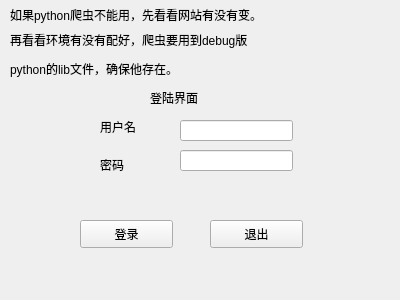
<?xml version="1.0" encoding="UTF-8"?>
<ui version="4.0">
 <class>page_login</class>
 <widget class="QWidget" name="page_login">
  <property name="geometry">
   <rect>
    <x>0</x>
    <y>0</y>
    <width>400</width>
    <height>300</height>
   </rect>
  </property>
  <property name="windowTitle">
   <string>Form</string>
  </property>
  <widget class="QPushButton" name="btn_login">
   <property name="geometry">
    <rect>
     <x>80</x>
     <y>220</y>
     <width>93</width>
     <height>28</height>
    </rect>
   </property>
   <property name="text">
    <string>登录</string>
   </property>
  </widget>
  <widget class="QPushButton" name="btn_exit">
   <property name="geometry">
    <rect>
     <x>210</x>
     <y>220</y>
     <width>93</width>
     <height>28</height>
    </rect>
   </property>
   <property name="text">
    <string>退出</string>
   </property>
  </widget>
  <widget class="QLabel" name="label_3">
   <property name="geometry">
    <rect>
     <x>150</x>
     <y>90</y>
     <width>72</width>
     <height>15</height>
    </rect>
   </property>
   <property name="text">
    <string>登陆界面</string>
   </property>
  </widget>
  <widget class="QLineEdit" name="le_user">
   <property name="geometry">
    <rect>
     <x>180</x>
     <y>120</y>
     <width>113</width>
     <height>21</height>
    </rect>
   </property>
  </widget>
  <widget class="QLineEdit" name="le_password">
   <property name="geometry">
    <rect>
     <x>180</x>
     <y>150</y>
     <width>113</width>
     <height>21</height>
    </rect>
   </property>
   <property name="echoMode">
    <enum>QLineEdit::Password</enum>
   </property>
  </widget>
  <widget class="QWidget" name="layoutWidget">
   <property name="geometry">
    <rect>
     <x>100</x>
     <y>110</y>
     <width>56</width>
     <height>71</height>
    </rect>
   </property>
   <layout class="QGridLayout" name="gridLayout">
    <item row="0" column="0">
     <widget class="QLabel" name="label_2">
      <property name="text">
       <string>用户名</string>
      </property>
     </widget>
    </item>
    <item row="2" column="0">
     <widget class="QLabel" name="label">
      <property name="text">
       <string>密码</string>
      </property>
     </widget>
    </item>
   </layout>
  </widget>
  <widget class="QLabel" name="label_4">
   <property name="geometry">
    <rect>
     <x>10</x>
     <y>7</y>
     <width>371</width>
     <height>16</height>
    </rect>
   </property>
   <property name="text">
    <string>如果python爬虫不能用，先看看网站有没有变。</string>
   </property>
  </widget>
  <widget class="QLabel" name="label_5">
   <property name="geometry">
    <rect>
     <x>10</x>
     <y>30</y>
     <width>371</width>
     <height>20</height>
    </rect>
   </property>
   <property name="text">
    <string>再看看环境有没有配好，爬虫要用到debug版</string>
   </property>
  </widget>
  <widget class="QLabel" name="label_6">
   <property name="geometry">
    <rect>
     <x>10</x>
     <y>60</y>
     <width>371</width>
     <height>18</height>
    </rect>
   </property>
   <property name="text">
    <string>python的lib文件，确保他存在。</string>
   </property>
  </widget>
 </widget>
 <resources/>
 <connections/>
</ui>
